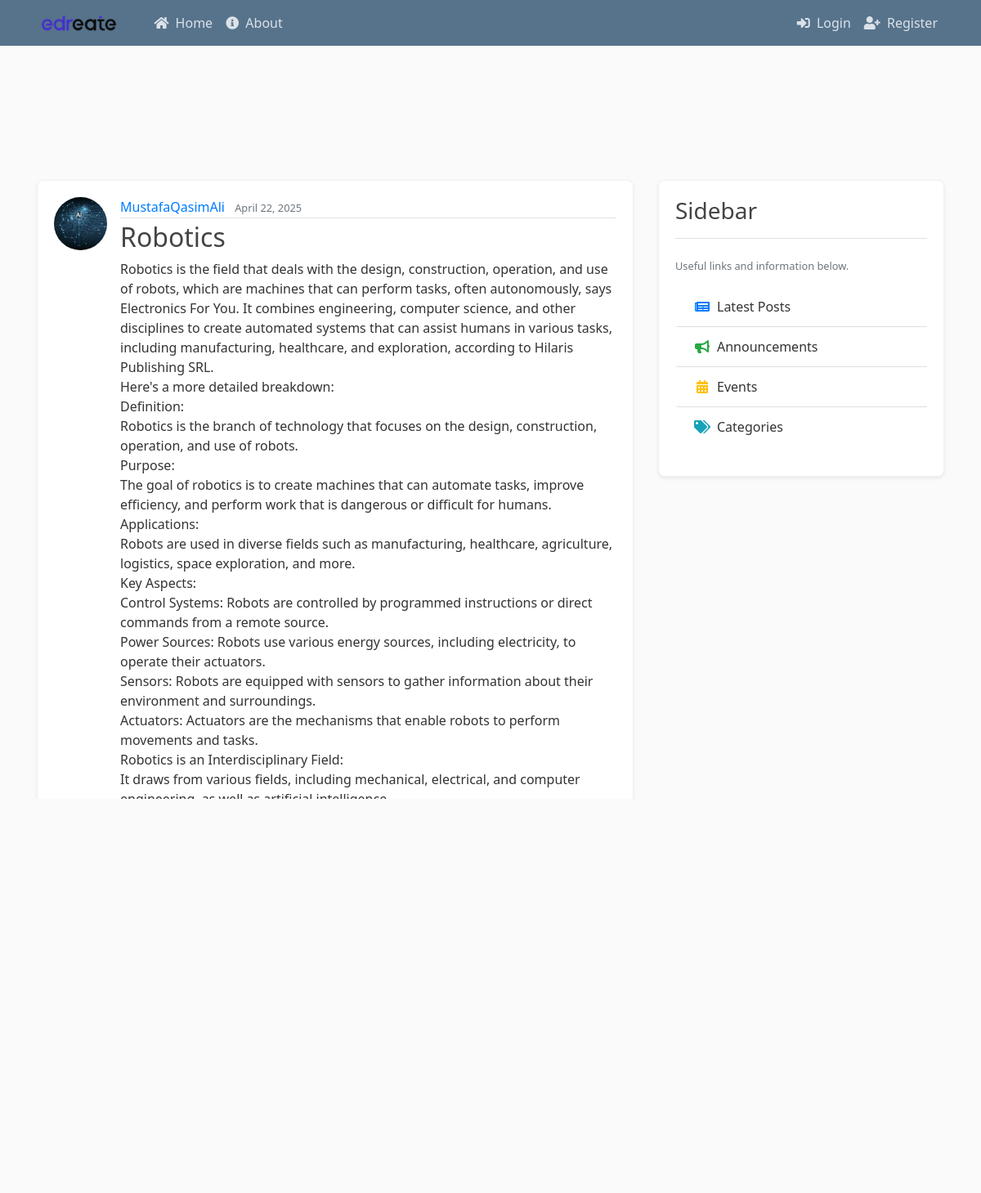
The app's page /post/1/ with its own data.
### blog/models.py (models this page shows, shortened)
class Post(models.Model):
    title = models.CharField(max_length = 100)
    content = models.TextField()
    date_posted = models.DateTimeField(default = timezone.now)
    author = models.ForeignKey(User , on_delete=models.CASCADE)

### users/models.py (models this page shows, shortened)
class Profile(models.Model):
    user = models.OneToOneField(User,on_delete=models.CASCADE)
    image = models.ImageField(default='default.jpg',upload_to='profile_pics')

### blog/views.py (the view)
# urls.py: path('post/<int:pk>/', PostDetailView.as_view(), name='post-detail'),
class PostDetailView(DetailView):
    model  = Post

### blog/templates/blog/post_detail.html (shortened to what this page needs)
{% extends "blog/base.html" %}
{% block content %}
  <article class="media content-section">
    <img class="rounded-circle article-img" src="{{ object.author.profile.image.url }}">
    <div class="media-body">
      <div class="article-metadata">
        <a class="mr-2" href="#">{{ object.author }}</a>
        <small class="text-muted">{{ object.date_posted|date:"F d, Y" }}</small>
      </div>
      <h2 class="article-title">{{ object.title }}</h2>
      <p class="article-content">{{ object.content }}</p>
    </div>
  </article>
{% endblock content %}

### blog/static/blog/main.css (style rules this page uses)
:root { --primary-color: #3498db; --primary-dark: #2980b9; --secondary-color: #3d4f60; --light-bg: #f8f9fa; --border-color: #e9ecef; }
body { background: #fafafa; color: #333333; margin-top: 5rem; padding-top: 70px; font-family: 'Segoe UI', Roboto, 'Helvetica Neue', Arial, sans-serif; }
h1, h2, h3, h4, h5, h6 { color: #444444; }
.content-section { background: #ffffff; padding: 20px; border-radius: 8px; box-shadow: 0 2px 5px rgba(0, 0, 0, 0.05); margin-bottom: 20px; border: 1px solid #f0f0f0; transition: transform 0.2s; }
.article-title { color: #444444; text-decoration: none; }
.article-content { white-space: pre-line; }
.article-img { width: 65px; height: 65px; margin-right: 16px; object-fit: cover; }
.article-metadata { padding-bottom: 1px; margin-bottom: 4px; border-bottom: 1px solid #e3e3e3; }

### blog/templates/blog/base.html (style rules this page uses)
html { scroll-behavior: smooth; }

### records on screen
Post: author.profile.image (picture), author "MustafaQasimAli", date_posted "April 22, 2025", title "Robotics", content "Robotics is the field that deals with the design, construction, operation, and use of robots, which are machines that can perform tasks, often autonomously, says Electronics For You. It combines engineering, computer science, and other disciplines to create automated systems that can assist humans in various tasks, including manufacturing, healthcare, and exploration, according to Hilaris Publishing SRL. Here's a more detailed breakdown: Definition: Robotics is the branch of technology that focuses on the design, construction, operation, and use of robots. Purpose: The goal of robotics is to create machines that can automate tasks, improve efficiency, and perform work that is dangerous or…"
